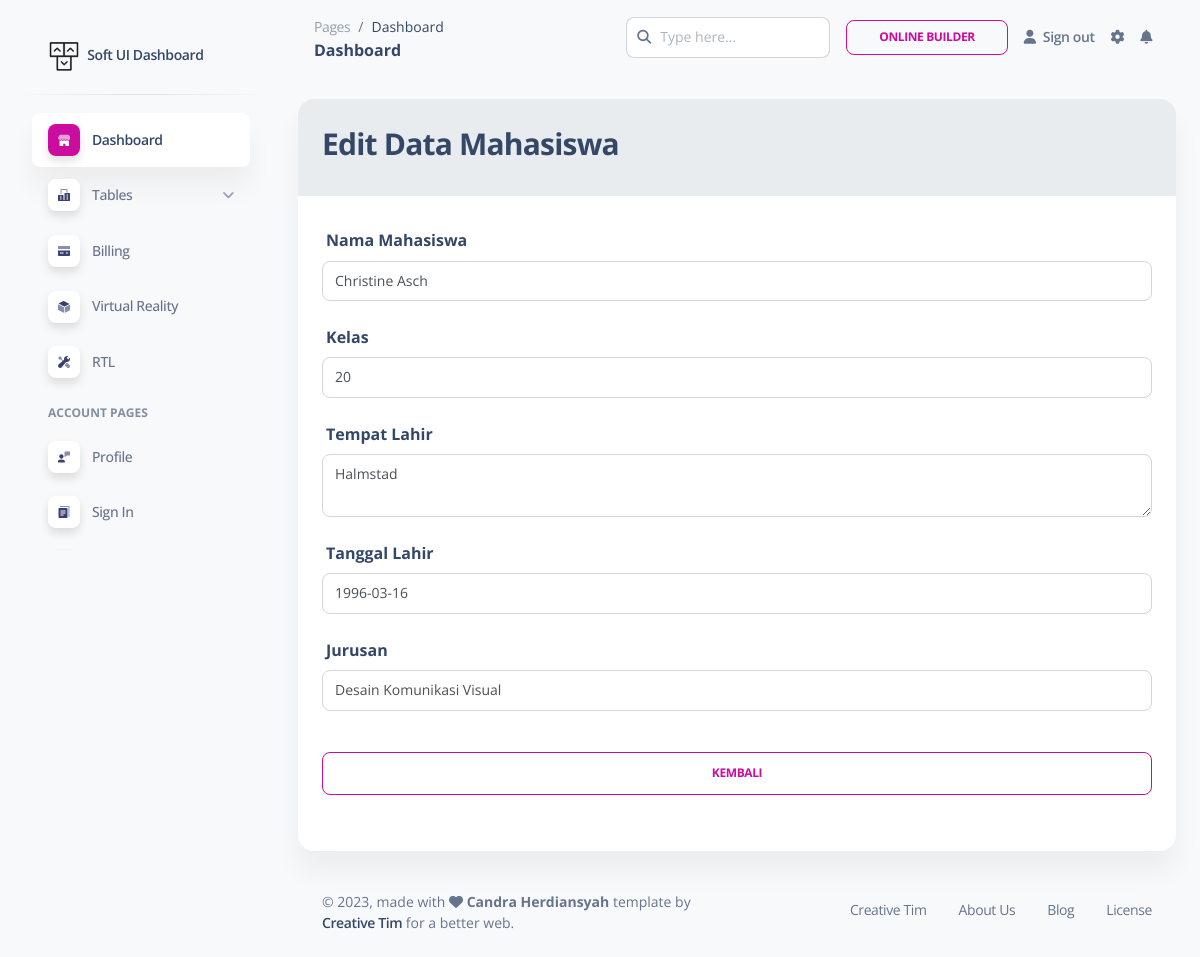
The app's page /dashboard/mahasiswa/show.php?kd_mahasiswa=2 (signed in) with its own data.
### tables this page shows
CREATE TABLE `tb_mahasiswa` (
  `kd_mahasiswa` int(11) NOT NULL,
  `nama_mahasiswa` varchar(255) NOT NULL,
  `kelas` varchar(255) NOT NULL,
  `tempat_lahir` varchar(255) NOT NULL,
  `tanggal_lahir` date NOT NULL,
  `jurusan` varchar(255) NOT NULL
);

### library/Mahasiswa.php (called while the page is built, shortened)
<?php
class Mahasiswa extends Connection
{
    private $conn;
    public function __construct($db)
    {
        $this->conn = $db;
    }
    public function show($kd_mahasiswa)
    {
        $query = $this->conn->prepare("SELECT * FROM tb_mahasiswa where kd_mahasiswa=?");
        $query->bindParam(1, $kd_mahasiswa);
        $query->execute();
        return $query->fetch();
    }
}

### dashboard/mahasiswa/show.php (the view, shortened to what this page needs)
<?php
if (!isset($_SESSION['user_id'])) {
    echo "<script type='text/javascript'>
        alert('Maaf anda harus login terlebih dahulu!');
            window.location = '/login.php'
        </script>";
} else {
    $db = new Connection();
    $conn = $db->connect();
    $mhs = new Mahasiswa($conn);
    if (isset($_GET['kd_mahasiswa'])) {
        $kd_mahasiswa = $_GET['kd_mahasiswa'];
        $data_mahasiswa = $mhs->show($kd_mahasiswa);
    }
    ?>
<!DOCTYPE html>
<html lang="en">
<?php include "../../layouts/dashboard/head.php";?>
<body class="g-sidenav-show  bg-gray-100">
    <?php include "../../layouts/dashboard/sidebar.php";?>
    <main class="main-content position-relative max-height-vh-100 h-100 border-radius-lg ">
        <?php include "../../layouts/dashboard/nav.php";?>
        <div class="container-fluid py-4">
            <div class="row">
                <div class="col-12">
                    <div class="card mb-4">
                        <div class="card-header bg-light">
                            <h3>Edit Data Mahasiswa</h3>
                        </div>
                        <div class="card-body">
                            <form method="post" action="">
                                <div class="form-group">
                                    <label for="nama_mahasiswa" class="col-form-label">Nama Mahasiswa</label>
                                    <div class="col-sm-12">
                                        <input type="text" name="nama_mahasiswa" class="form-control"
                                            id="nama_mahasiswa" value="<?php echo $data_mahasiswa['nama_mahasiswa']; ?>"
                                            readonly>
                                    </div>
                                </div>
                                <div class="form-group">
                                    <label for="kelas" class="col-form-label">Kelas</label>
                                    <div class="col-sm-12">
                                        <input type="text" name="kelas" class="form-control"
                                            value="<?php echo $data_mahasiswa['kelas']; ?>" id="kelas" readonly>
                                    </div>
                                </div>
                                <div class="form-group">
                                    <label for="tempat_lahir" class="col-form-label">Tempat Lahir</label>
                                    <div class="col-sm-12">
                                        <textarea class="form-control" name="tempat_lahir" id="tempat_lahir"
                                            readonly><?php echo $data_mahasiswa['tempat_lahir']; ?></textarea>
                                    </div>
                                </div>
                                <div class="form-group">
                                    <label for="tempat_lahir" class="col-form-label">Tanggal Lahir</label>
                                    <div class="col-sm-12">
                                        <input type="text" class="form-control" name="tanggal_lahir" id="tanggal_lahir"
                                            value="<?php echo $data_mahasiswa['tanggal_lahir']; ?>" readonly></input>
                                    </div>
                                </div>
                                <div class="form-group">
                                    <label for="jurusan" class="col-form-label">Jurusan</label>
                                    <div class="col-sm-12">
                                        <input type="text" name="kelas" class="form-control"
                                            value="<?php echo $data_mahasiswa['jurusan']; ?>" id="kelas" readonly>
                                    </div>
                                </div>
                                <div class="form-group">
                                    <div class="col-sm-12">
                                        <div class="d-grid gap-2 col-12 mx-auto">
                                            <a href="index.php" class="btn btn-outline-primary"
                                                type="submit">Kembali</a>
                                        </div>
                                    </div>
                                </div>
                            </form>
                        </div>
                    </div>
                </div>
            </div>
            <?php include "../../layouts/dashboard/footer.php";?>
        </div>
    </main>
</body>
</html>
<?php }?>

### records on screen
tb_mahasiswa: nama_mahasiswa "Christine Asch", kelas "20", tempat_lahir "Halmstad", tanggal_lahir "1996-03-16", kelas "Desain Komunikasi Visual"
